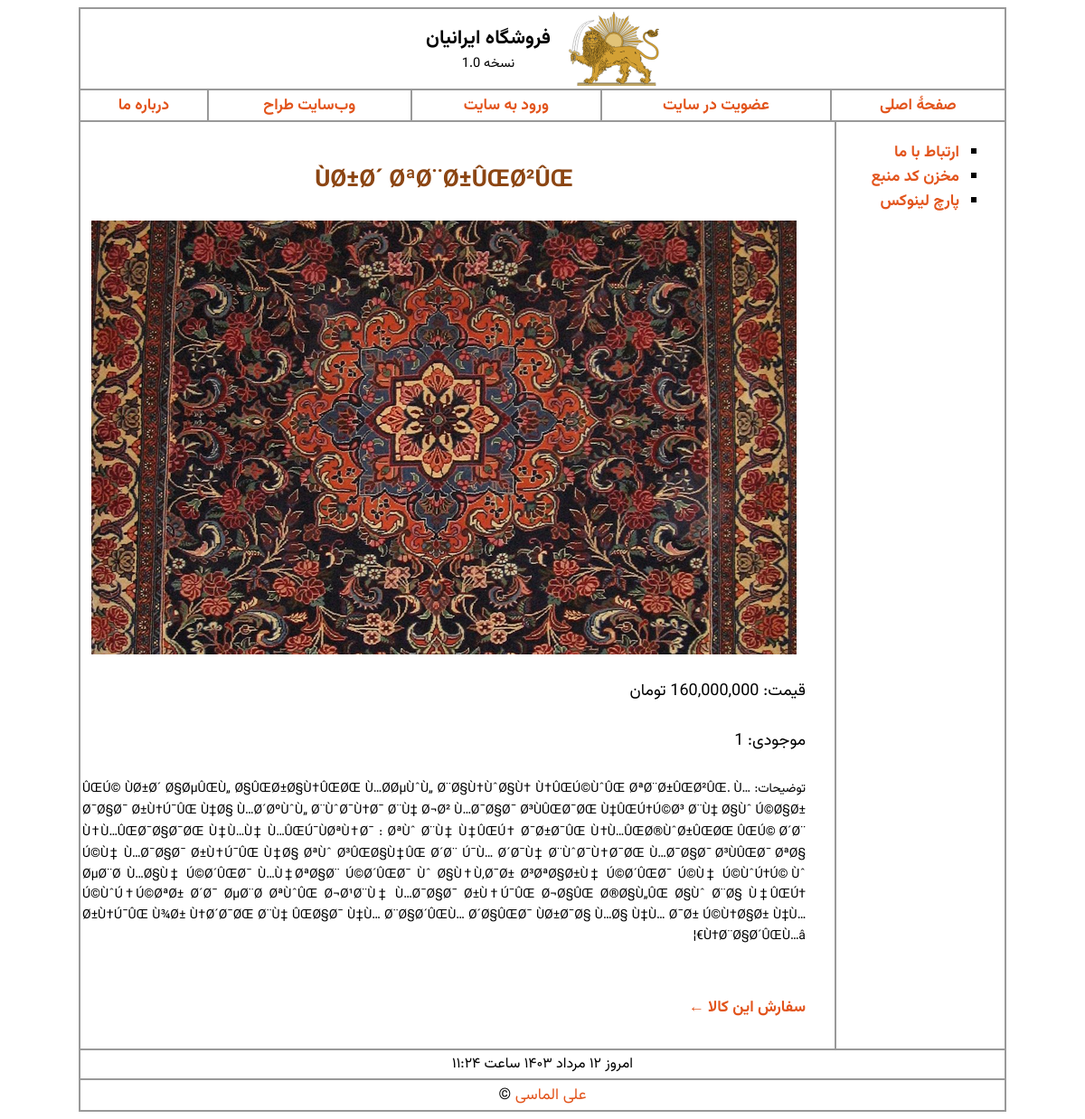
The page /product.php?id=18 on the database its author committed.
### tables this page shows
CREATE TABLE IF NOT EXISTS `products` (
  `id` int(10) NOT NULL AUTO_INCREMENT COMMENT 'کد کالا',
  `name` varchar(200) NOT NULL COMMENT 'نام کالا',
  `qty` int(10) NOT NULL COMMENT 'موجودی کالا',
  `price` float NOT NULL COMMENT 'قیمت کالا',
  `image` varchar(80) NOT NULL COMMENT 'عکس کالا',
  `details` text NOT NULL COMMENT 'توضیحات کالا',
  PRIMARY KEY (`id`)
);

### product.php (the view, shortened to what this page needs)
<?php
include("includes/header.php");
include("includes/db_link.php");
$query = "";
if (isset($_GET['id'])) {
    $id = $_GET["id"];
    $query = "SELECT * FROM products WHERE id = '$id'";
}
$request = mysqli_query($link, $query);
?>
<table style="width: 100%" border='0' cellpadding="10px">
    <tre>
        <?php
        if ($row = mysqli_fetch_array($request)) {
        ?>
            <td style="vertical-align: top; width: 100%; display:flex;flex-direction: column">
                <h2 style='color:saddlebrown;align-self: center'><?= $row["name"]; ?></h2>
                <img src='products/<?= $row["image"]; ?>' style="align-self: center">
                <br>
                <span style='font-size:18px'>قیمت: <?= toman($row["price"], true); ?></span> <br>
                <span style='font-size:18px'>موجودی: <?= $row["qty"]; ?> </span> <br>
                <span style="font-size: 14px; text-align: justify">توضیحات: <?= $row["details"]; ?> </span> <br>
                <br>
                <strong><a href='order.php?id=<?= $row["id"]; ?>'>سفارش این کالا &leftarrow;</a></strong>
            </td>
        <?php
        }
        ?>
</table>
<?php
include("includes/footer.php");
?>

### style/global.css (style rules this page uses)
body, input, textarea { font-family: "Vazirmatn", Tahoma, Verdana, sans-serif; }
a:link, a:visited { text-decoration: none; color: #e2541c; transition: color 0.1s, text-shadow 0.1s; }

### rows shown on the page
products: name "ÙØ±Ø´ ØªØ¨Ø±ÛŒØ²ÛŒ", image (picture), price "160,000,000 تومان", qty "1", details "ÛŒÚ© ÙØ±Ø´ Ø§ØµÛŒÙ„ Ø§ÛŒØ±Ø§Ù†ÛŒØŒ Ù…Ø­ØµÙˆÙ„ Ø¨Ø§Ù†ÙˆØ§Ù† Ù†ÛŒÚ©ÙˆÛŒ ØªØ¨Ø±ÛŒØ²ÛŒ. Ù…Ø¯Ø§Ø¯ Ø±Ù†Ú¯ÛŒ Ù‡Ø§ Ù…Ø´ØºÙˆÙ„ Ø¨ÙˆØ¯Ù†Ø¯ Ø¨Ù‡ Ø¬Ø² Ù…Ø¯Ø§Ø¯ Ø³ÙÛŒØ¯ØŒ Ù‡ÛŒÚ†Ú©Ø³ Ø¨Ù‡ Ø§Ùˆ Ú©Ø§Ø± Ù†Ù…ÛŒØ¯Ø§Ø¯ØŒ Ù‡Ù…Ù‡ Ù…ÛŒÚ¯ÙØªÙ†Ø¯ : ØªÙˆ Ø¨Ù‡ Ù‡ÛŒÚ† Ø¯Ø±Ø¯ÛŒ Ù†Ù…ÛŒØ®ÙˆØ±ÛŒØŒ ÛŒÚ© Ø´Ø¨ Ú©Ù‡ Ù…Ø¯Ø§Ø¯ Ø±Ù†Ú¯ÛŒ Ù‡Ø§ ØªÙˆ Ø³ÛŒØ§Ù‡ÛŒ Ø´Ø¨ Ú¯Ù… Ø´Ø¯Ù‡ Ø¨ÙˆØ¯Ù†Ø¯ØŒ Ù…Ø¯Ø§Ø¯ Ø³ÙÛŒØ¯ ØªØ§ ØµØ¨Ø­ Ù…Ø§Ù‡ Ú©Ø´ÛŒØ¯ Ù…Ù‡ØªØ§Ø¨ Ú©Ø´ÛŒØ¯ Ùˆ Ø§Ù†Ù‚Ø¯Ø± Ø³ØªØ§Ø±Ù‡ Ú©Ø´ÛŒØ¯ Ú©Ù‡ Ú©ÙˆÚ†Ú© Ùˆ Ú©ÙˆÚ†Ú©ØªØ± Ø´Ø¯ ØµØ¨Ø­ ØªÙˆÛŒ Ø¬Ø¹Ø¨Ù‡ Ù…Ø¯Ø§Ø¯ Ø±Ù†Ú¯ÛŒ Ø¬Ø§ÛŒ Ø®Ø§Ù„ÛŒ Ø§Ùˆ Ø¨Ø§ Ù‡ÛŒÚ† Ø±Ù†Ú¯ÛŒ Ù¾Ø± Ù†Ø´Ø¯ØŒ Ø¨Ù‡ ÛŒØ§Ø¯ Ù‡Ù… Ø¨Ø§Ø´ÛŒÙ… Ø´Ø§ÛŒØ¯ ÙØ±Ø¯Ø§ Ù…Ø§ Ù‡Ù… Ø¯Ø± Ú©Ù†Ø§Ø± Ù‡Ù… Ù†Ø¨Ø§Ø´ÛŒÙ…â€¦"
